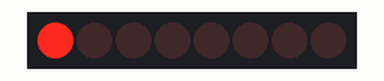
Simulated run of this sketch. Board: Arduino Uno, built with avr-gcc and run on an emulated ATmega328P. On the bench: 8 shift-register outputs drawn as a row of LEDs (first output left, lit = HIGH). Wiring (inferred from the names in the program): shift register (74HC595): data pin 0; shift clock pin 1; latch pin 2. Wiring (inferred from the signals the program sends): row of LEDs: on Q0, Q1, Q2, Q3, Q4, Q5, Q6, Q7.

Above: at 0.05 s.
At 0.35 s:
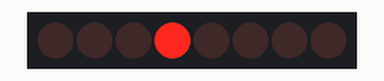
At 0.75 s:
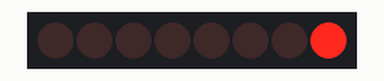
At 1.45 s:
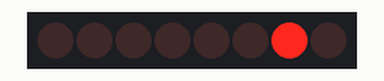
At 2.15 s:
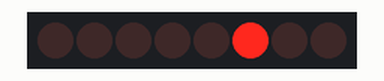
At 2.85 s:
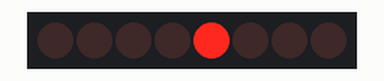
Timing chart, 0 to 3.1 s (numbered marks = the images above):
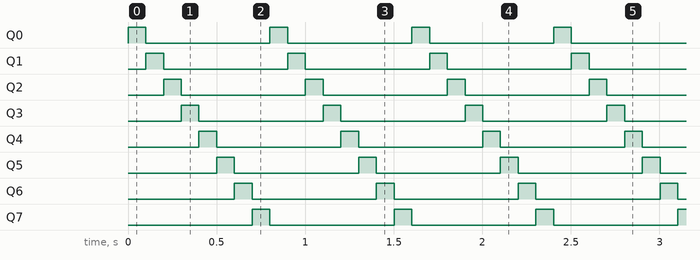

Measured:
- by itself, Q0–7: alternates HIGH for 0.10 s and LOW for 0.70 s
- by itself, everything shown: repeats every 0.80 s, in 8 steps

The sketch:

ATtiny13_and_74HC595__LED_Patterns.ino
```cpp
// Pin definitions for ATtiny13
#define DATA_PIN 0 // PB0
#define CLOCK_PIN 1 // PB1
#define LATCH_PIN 2 // PB2

// Delay time in milliseconds
#define DELAY_TIME 100

void setup() {
  // Set pin modes
  pinMode(DATA_PIN, OUTPUT);
  pinMode(CLOCK_PIN, OUTPUT);
  pinMode(LATCH_PIN, OUTPUT);
}

void shiftOutData(uint8_t data) {
  for (int i = 0; i < 8; i++) {
    // Write each bit to the data pin
    digitalWrite(DATA_PIN, (data & (1 << (7 - i))) ? HIGH : LOW);

    // Pulse the clock pin
    digitalWrite(CLOCK_PIN, HIGH);
    delayMicroseconds(1);
    digitalWrite(CLOCK_PIN, LOW);
    delayMicroseconds(1);
  }
}

void latchData() {
  // Pulse the latch pin
  digitalWrite(LATCH_PIN, HIGH);
  delayMicroseconds(1);
  digitalWrite(LATCH_PIN, LOW);
  delayMicroseconds(1);
}

void loop() {
  uint8_t patterns[] = {

   //we can creat pattern like that
    0b00000001,
    0b00000010,
    0b00000100,
    0b00001000,
    0b00010000,
    0b00100000,
    0b01000000,
    0b10000000,

  };

  for (int i = 0; i < sizeof(patterns); i++) {
    shiftOutData(patterns[i]);
    latchData();
    delay(DELAY_TIME);
  }
}
```
